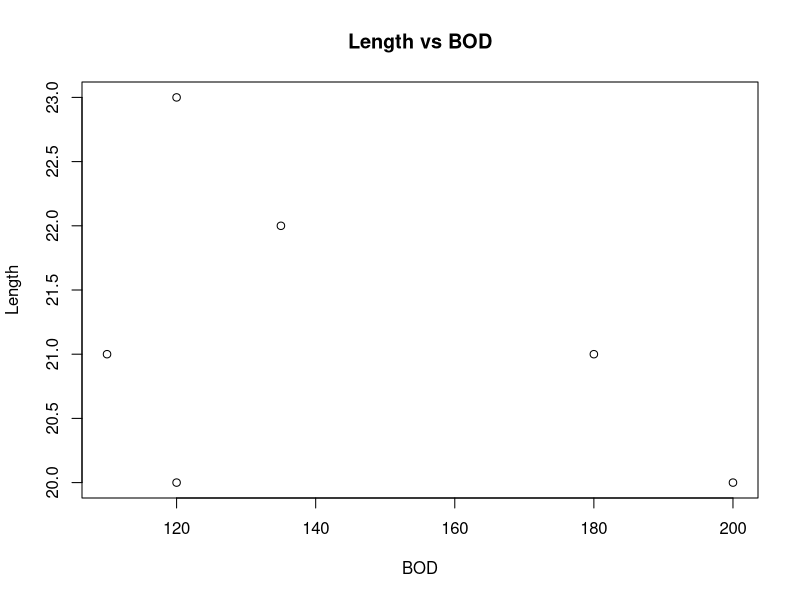
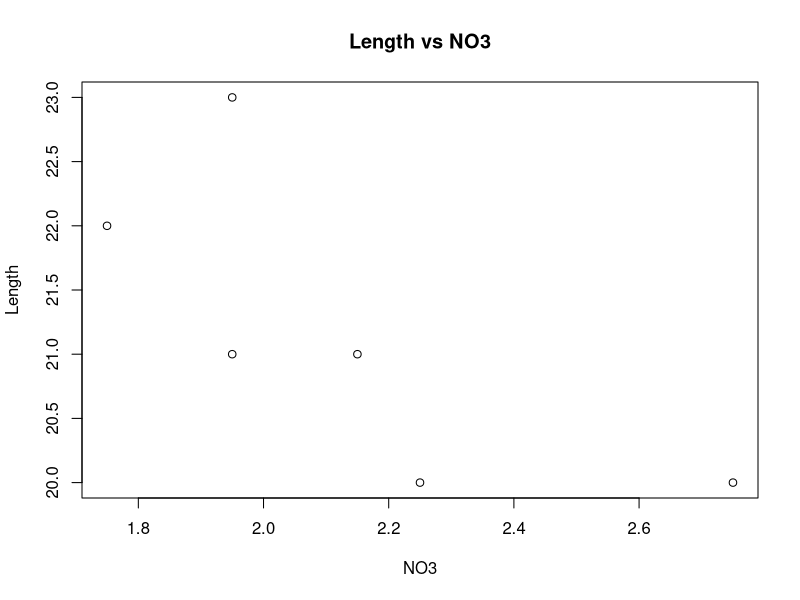
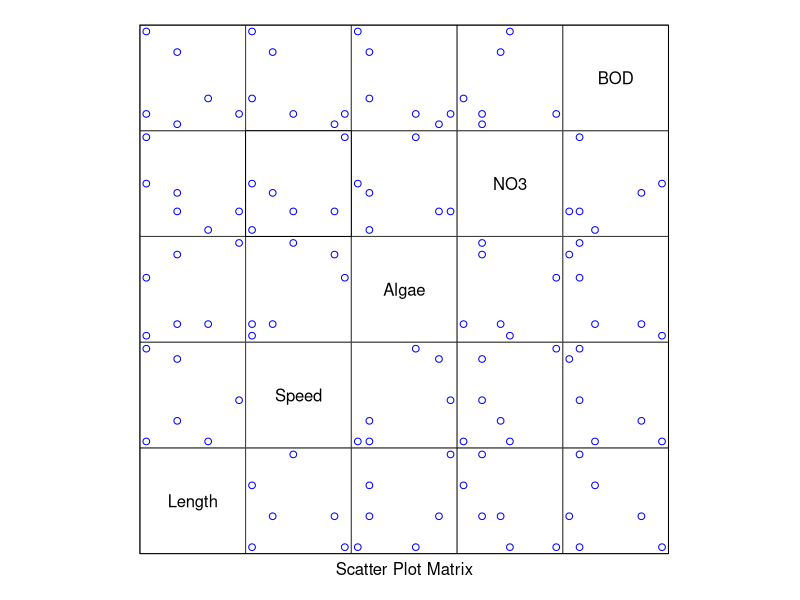

The R source for these figures, in order:
library(lattice)
Length<-c(20,21,22,23,21,20)
Speed<-c(12,14,12,16,20,21)
Algae<-c(40,45,45,80,75,65) 
NO3<-c(2.25,2.15,1.75,1.95,1.95,2.75)
BOD<-c(200,180,135,120,110,120)
mf<-data.frame(Length,Speed,Algae,NO3,BOD)
mf
plot(Length~BOD,data=mf, main='Length vs BOD')
plot.new()
plot.new()
plot(Length ~ NO3,data=mf,main='Length vs NO3')
splom(~mf, groups=NULL, data=mf, axis.line.tck=0, axis.text.alpha=0, col="blue")
